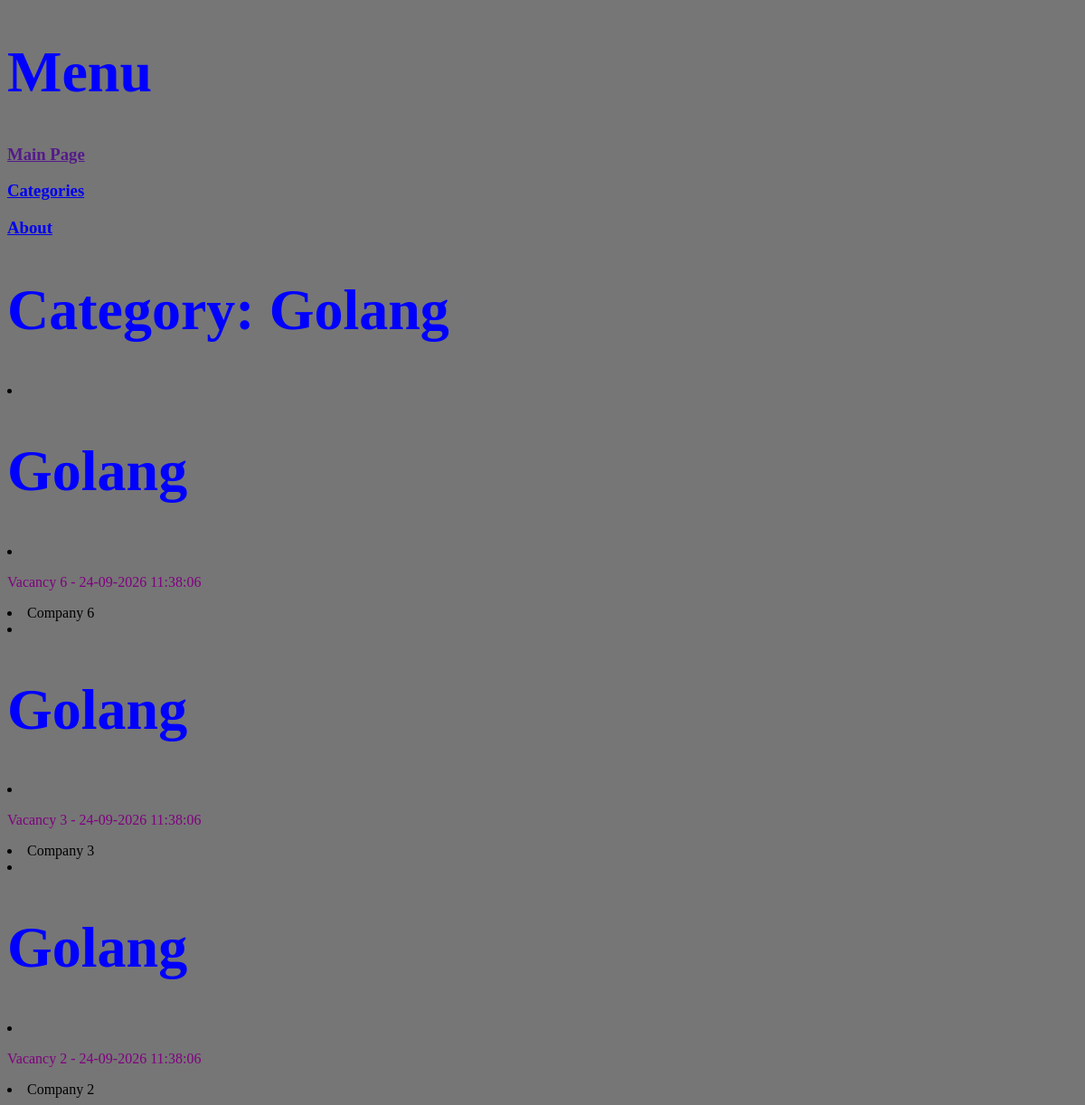
The page /vacancy/category/golang/ on the database its author committed.
### vacancy/models.py (models this page shows, shortened)
class Vacancy(models.Model):
    class TypeChoices(models.TextChoices):
        OFFICE = "OF", "Office"
        REMOTE = "RE", "Remote"
        HYBRID = "HY", "Hybrid"
    class GradeChoices(models.TextChoices):
        INTERN      = "IN", "Intern"
        JUNIOR      = "JR", "Junior"
        MIDDLE      = "MD", "Middle"
        SENIOR      = "SR", "Senior"
        ARCHITECT   = "AR", "Architect"
    class Status(models.IntegerChoices):
        DRAFT = 0, "DRAFT"
        ACTIVE = 1, "ACTIVE"
    title = models.CharField(max_length=100, verbose_name="Vacancy Title")
    company = models.CharField(max_length=100, verbose_name="Vacancy Company")
    position = models.CharField(max_length=100, verbose_name="Vacancy Position")
    work_type = models.CharField(
        max_length=2,
        choices=TypeChoices.choices,
        verbose_name="Vacancy Type"
    )
    grade = models.CharField(
        max_length=2,
        choices = GradeChoices.choices,
        blank=True,
        verbose_name="Vacancy Grade"
    )
    salary_min = models.PositiveBigIntegerField(null=True, blank=True, verbose_name="Vacancy Salary")
    salary_max = models.PositiveBigIntegerField(null=True, blank=True, verbose_name="Vacancy Salary")
    salary_currency = models.CharField(max_length=3, blank=True, verbose_name="Vacancy Salary Currency")
    experience_min = models.PositiveIntegerField(null=True, blank=True, verbose_name="Vacancy Experience Min")
    experience_max = models.PositiveIntegerField(null=True, blank=True, verbose_name="Vacancy Experience Max")
    priorities = models.TextField(blank=True, verbose_name="Vacancy Priorities")
    requirements = models.TextField(blank=True, verbose_name="Vacancy Requirements")
    responsibilities = models.TextField(blank=True, verbose_name="Vacancy Responsibilities")
    employment = models.CharField(max_length=100, blank=True, verbose_name="Vacancy Employment")
    reg_method = models.CharField(max_length=100, blank=True, verbose_name="Vacancy Registration")
    email = models.EmailField(blank=True, verbose_name="Vacancy Email")
    phone = models.CharField(max_length=100, blank=True, verbose_name="Vacancy Phone")
    telegram = models.CharField(max_length=200, blank=True, verbose_name="Vacancy Telegram")
    location = models.CharField(max_length=255, blank=True, verbose_name="Vacancy Location")
    category = models.ForeignKey(
        Category,
        on_delete=models.PROTECT,
        related_name="vacancies",
        verbose_name="Vacancy Category")
    tags = models.ManyToManyField(
        Tag,
        blank=True,
        related_name="vacancies",
        verbose_name="Vacancy Tags")
    source = models.ForeignKey(
        Source,
        on_delete=models.PROTECT,
        related_name="vacancies",
        verbose_name="Vacancy Source")
    source_url = models.URLField(unique=True, verbose_name="Vacancy Source URL")
    slug = models.SlugField(max_length = 255, unique = True, db_index=True)
    created_at = models.DateTimeField(auto_now_add=True)
    updated_at = models.DateTimeField(auto_now=True)
    is_active = models.BooleanField(choices=Status.choices, default=Status.ACTIVE, verbose_name="Vacancy Status")
    objects  = models.Manager()
    actives = ActiveManager()
    class Meta:
        ordering = ["-created_at"]
        indexes = [
            models.Index(fields=["created_at"]),
        ]
        verbose_name = "Vacancy"
        verbose_name_plural = "Vacancies"

class Category(models.Model):
    class Status(models.IntegerChoices):
        DRAFT = 0, "DRAFT"
        ACTIVE = 1, "ACTIVE"
    name = models.CharField(max_length=100, verbose_name="Category Name", unique=True)
    description = models.TextField(verbose_name="Category Description", null=True, blank=True)
    slug = models.SlugField(max_length=255, unique = True, db_index = True)
    created_at = models.DateTimeField(auto_now_add=True)
    updated_at = models.DateTimeField(auto_now=True, null=True, blank=True)
    is_active = models.BooleanField(choices=Status.choices, default = Status.ACTIVE, verbose_name="Category Status")
    class Meta:
        verbose_name = "Category"
        verbose_name_plural = "Categories"

### vacancy/views.py (the view)
# urls.py: path("category/<slug:cat_slug>/", views.category_by_slug, name = "category_by_slug"),
def category_by_slug(request, cat_slug):
    category = get_object_or_404(Category, slug = cat_slug)
    vacancies = Vacancy.actives.filter(category_id = category.pk)
    data = {
        "title": f"Categories {category.name}",
        "menu": header_menu,
        "vacancies": vacancies,
        "cat_slug": cat_slug,
        "cat_selected": category.pk,
    }
    return render(request, "vacancy/category_by_slug.html", context = data)

### vacancy/models.py (called while the page is built)
    def get_queryset(self):
        return super().get_queryset().filter(is_active = 1)

### vacancy/templates/vacancy/category_by_slug.html (shortened to what this page needs)
{% extends 'vac_base.html' %}
{% block content %}
<h1>Category: {{ cat_slug|capfirst }}</h1>
{% for v in vacancies %}
<li><h1>{{ v.category.name }}</h1></li>
<li><p>{{ v.title }} - {{ v.updated_at|date:"d-m-Y H:i:s"}}</p></li>
<li>{{ v.company }}</li>
{% endfor %}
{% endblock %}

### vacancy/static/vacancy/css/styles.css (style rules this page uses)
h1 { color: blue; font-size: 64px; }
* { background-color: #767676; }
p { color: purple; }

### rows shown on the page
Vacancy: category.name "Golang", title "Vacancy 6", updated_at "24-09-2026 11:38:06", company "Company 6"
Vacancy: category.name "Golang", title "Vacancy 3", updated_at "24-09-2026 11:38:06", company "Company 3"
Vacancy: category.name "Golang", title "Vacancy 2", updated_at "24-09-2026 11:38:06", company "Company 2"

### other values the page prints
{{ m.name }} "Categories" "About"
{{ cat_slug|capfirst }} "Golang"
